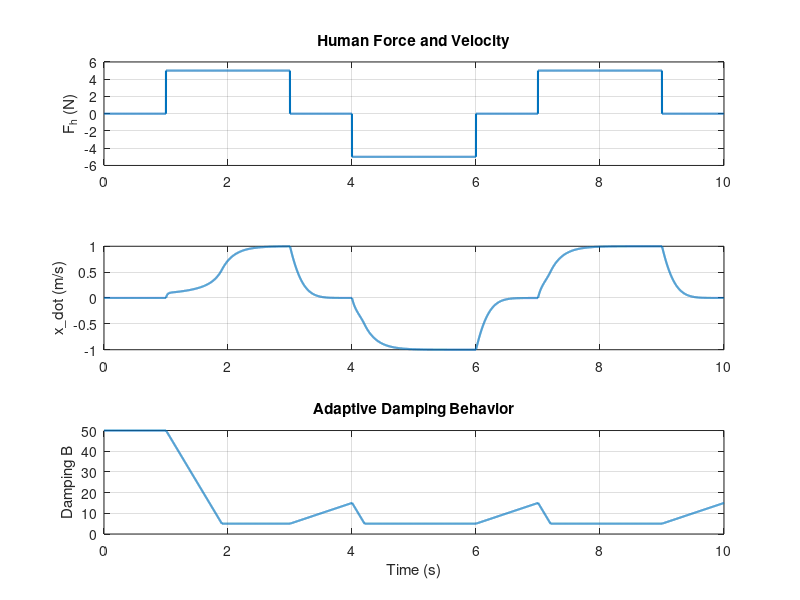
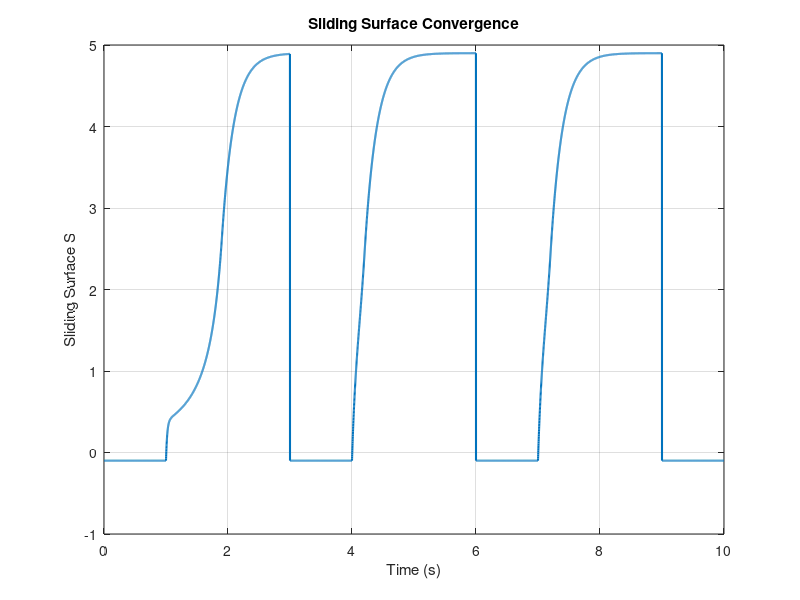
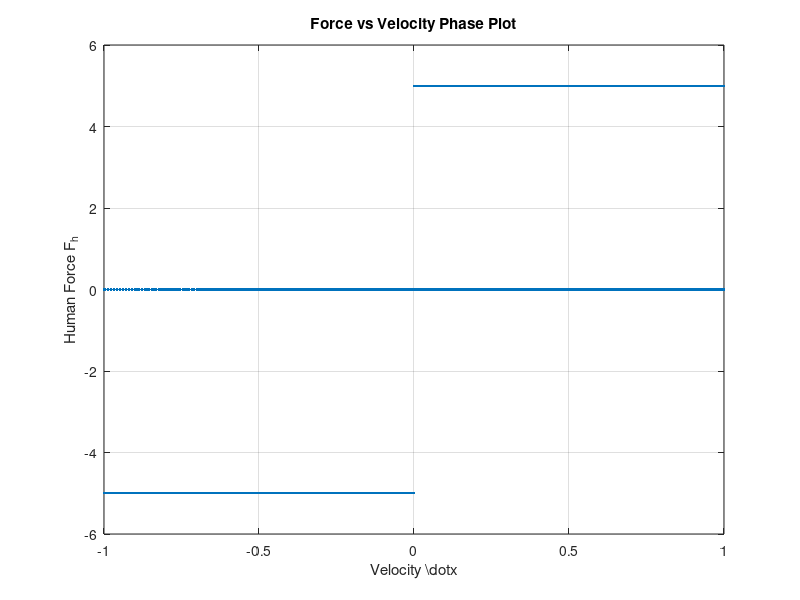
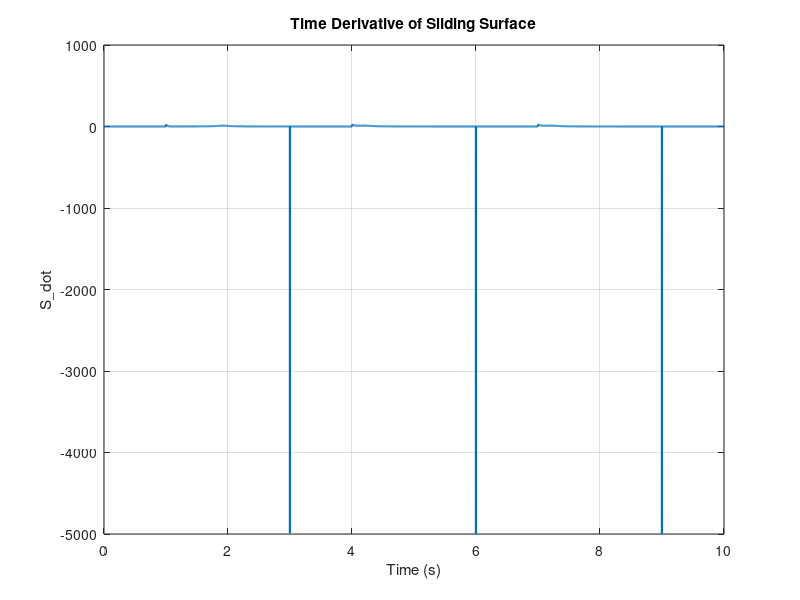

Write the MATLAB code that produced these figures, in order.
% VAC Heuristic Simulation in MATLAB
clear; clc;

% Parameters
dt = 0.001;     % time step
T = 10;         % total time
N = T / dt;

% Preallocate variables
x = zeros(1, N);
x_dot = zeros(1, N);
x_ddot = zeros(1, N);
Fh = zeros(1, N);
B = zeros(1, N);
Ph = zeros(1, N);

% Admittance parameters
M = 1.0;         % virtual mass
B_max = 50.0;    % max damping
B_min = 5.0;     % min damping
k = 50.0;        % gain for damping update

% Force profile
for i = 1:N
    t = (i-1)*dt;
    if t >= 1 && t < 3
        Fh(i) = 5.0;
    elseif t >= 4 && t < 6
        Fh(i) = -5.0;
    elseif t >= 7 && t < 9
        Fh(i) = 5.0;
    else
        Fh(i) = 0.0;
    end
end

% Initial damping
B(1) = B_max;

% Simulation loop
for i = 1:N-1
    % Power
    Ph(i) = Fh(i) * x_dot(i);
    
    % Damping adaptation heuristic
    if abs(Fh(i)) < 0.05
        B_dot = 10.0;
    else
        B_dot = -k * sign(Ph(i));
    end
    
    % Update damping with saturation
    B(i+1) = B(i) + B_dot * dt;
    B(i+1) = min(max(B(i+1), B_min), B_max);
    
    % Admittance dynamics
    x_ddot(i) = (Fh(i) - B(i) * x_dot(i)) / M;
    x_dot(i+1) = x_dot(i) + x_ddot(i) * dt;
    x(i+1) = x(i) + x_dot(i) * dt;
end

% Plot results
time = (0:N-1)*dt;
figure;
subplot(3,1,1);
plot(time, Fh, 'LineWidth', 1.5); ylabel('F_h (N)');
title('Human Force and Velocity'); grid on;

subplot(3,1,2);
plot(time, x_dot, 'LineWidth', 1.5); ylabel('x\_dot (m/s)');
grid on;

subplot(3,1,3);
plot(time, B, 'LineWidth', 1.5); ylabel('Damping B'); xlabel('Time (s)');
title('Adaptive Damping Behavior'); grid on;

% --- Define sliding surface ---
P0 = 0.1;  % desired power
S = Fh .* x_dot - P0;

% --- Plot Sliding Surface Over Time ---
figure;
plot(time, S, 'LineWidth', 1.5);
xlabel('Time (s)');
ylabel('Sliding Surface S');
title('Sliding Surface Convergence');
grid on;

% --- Plot Force-Velocity Phase Portrait ---
figure;
plot(x_dot, Fh, '.', 'MarkerSize', 5);
xlabel('Velocity \dot{x}');
ylabel('Human Force F_h');
title('Force vs Velocity Phase Plot');
grid on;

% --- Optional: Derivative of Sliding Surface ---
S_dot = [diff(S)/dt, 0];  % numerical derivative with padding
figure;
plot(time, S_dot, 'LineWidth', 1.5);
xlabel('Time (s)');
ylabel('S\_dot');
title('Time Derivative of Sliding Surface');
grid on;
